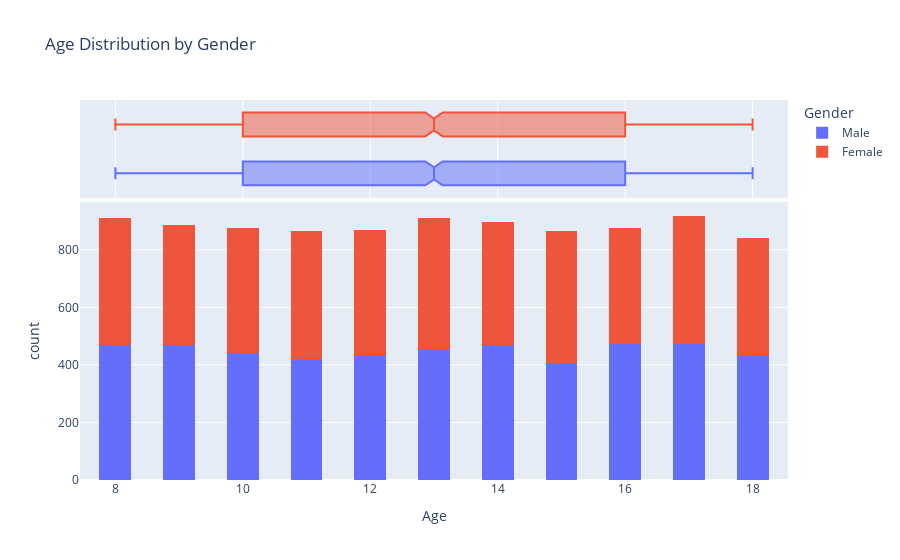

Notebook source saved alongside this figure:
### Markdown cell above
## Age Distribution by Gender

### Code cell
import plotly.express as px

px.histogram(df, x='Age', nbins=30, color='Gender', marginal='box',
             title='Age Distribution by Gender')

### Figure 1 — Plotly figure (JSON) as saved in the notebook; plotly's stock layout.template omitted (floating-point values rounded to 4 significant figures; data arrays with more than 128 entries replaced by an {"elided": "..."} marker saying what was removed)
{"data": [{"bingroup": "x", "hovertemplate": "Gender=Male<br>Age=%{x}<br>count=%{y}<extra></extra>", "legendgroup": "Male", "marker": {"color": "#636efa", "pattern": {"shape": ""}}, "name": "Male", "nbinsx": 30, "orientation": "v", "showlegend": true, "type": "histogram", "x": {"elided": "4942 int values"}, "xaxis": "x", "yaxis": "y"}, {"hovertemplate": "Gender=Male<br>Age=%{x}<extra></extra>", "legendgroup": "Male", "marker": {"color": "#636efa"}, "name": "Male", "notched": true, "showlegend": false, "type": "box", "x": {"elided": "4942 int values"}, "xaxis": "x2", "yaxis": "y2"}, {"bingroup": "x", "hovertemplate": "Gender=Female<br>Age=%{x}<br>count=%{y}<extra></extra>", "legendgroup": "Female", "marker": {"color": "#EF553B", "pattern": {"shape": ""}}, "name": "Female", "nbinsx": 30, "orientation": "v", "showlegend": true, "type": "histogram", "x": {"elided": "4770 int values"}, "xaxis": "x", "yaxis": "y"}, {"hovertemplate": "Gender=Female<br>Age=%{x}<extra></extra>", "legendgroup": "Female", "marker": {"color": "#EF553B"}, "name": "Female", "notched": true, "showlegend": false, "type": "box", "x": {"elided": "4770 int values"}, "xaxis": "x2", "yaxis": "y2"}], "layout": {"barmode": "relative", "legend": {"title": {"text": "Gender"}, "tracegroupgap": 0}, "title": {"text": "Age Distribution by Gender"}, "xaxis": {"anchor": "y", "domain": [0, 1], "title": {"text": "Age"}}, "xaxis2": {"anchor": "y2", "domain": [0, 1], "matches": "x", "showgrid": true, "showticklabels": false}, "yaxis": {"anchor": "x", "domain": [0, 0.7326], "title": {"text": "count"}}, "yaxis2": {"anchor": "x2", "domain": [0.7426, 1], "matches": "y2", "showgrid": false, "showline": false, "showticklabels": false, "ticks": ""}}}
